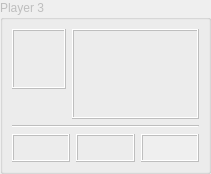
       <widget class="QGroupBox" name="groupBox3" >
        <property name="enabled" >
         <bool>false</bool>
        </property>
        <property name="minimumSize" >
         <size>
          <width>209</width>
          <height>0</height>
         </size>
        </property>
        <property name="autoFillBackground" >
         <bool>true</bool>
        </property>
        <property name="title" >
         <string>Player 3</string>
        </property>
        <layout class="QGridLayout" >
         <property name="margin" >
          <number>9</number>
         </property>
         <property name="spacing" >
          <number>6</number>
         </property>
         <item row="0" column="0" >
          <widget class="QFrame" name="frame_12" >
           <property name="minimumSize" >
            <size>
             <width>54</width>
             <height>60</height>
            </size>
           </property>
           <property name="maximumSize" >
            <size>
             <width>16777215</width>
             <height>60</height>
            </size>
           </property>
           <property name="frameShape" >
            <enum>QFrame::Box</enum>
           </property>
           <property name="frameShadow" >
            <enum>QFrame::Raised</enum>
           </property>
           <layout class="QGridLayout" >
            <property name="margin" >
             <number>3</number>
            </property>
            <property name="spacing" >
             <number>0</number>
            </property>
            <item row="0" column="0" >
             <widget class="QLabel" name="textLabel_TopCash3" >
              <property name="minimumSize" >
               <size>
                <width>35</width>
                <height>0</height>
               </size>
              </property>
             </widget>
            </item>
            <item row="1" column="0" >
             <widget class="QLabel" name="textLabel_Cash3" >
              <property name="minimumSize" >
               <size>
                <width>35</width>
                <height>0</height>
               </size>
              </property>
             </widget>
            </item>
           </layout>
          </widget>
         </item>
         <item row="1" column="0" >
          <spacer>
           <property name="orientation" >
            <enum>Qt::Vertical</enum>
           </property>
           <property name="sizeType" >
            <enum>QSizePolicy::Expanding</enum>
           </property>
           <property name="sizeHint" >
            <size>
             <width>46</width>
             <height>28</height>
            </size>
           </property>
          </spacer>
         </item>
         <item row="3" column="0" colspan="2" >
          <layout class="QHBoxLayout" >
           <property name="margin" >
            <number>0</number>
           </property>
           <property name="spacing" >
            <number>6</number>
           </property>
           <item>
            <widget class="QFrame" name="frame_13" >
             <property name="minimumSize" >
              <size>
               <width>16</width>
               <height>28</height>
              </size>
             </property>
             <property name="frameShape" >
              <enum>QFrame::Box</enum>
             </property>
             <property name="frameShadow" >
              <enum>QFrame::Raised</enum>
             </property>
             <layout class="QGridLayout" >
              <property name="margin" >
               <number>2</number>
              </property>
              <property name="spacing" >
               <number>0</number>
              </property>
              <item row="0" column="0" >
               <widget class="QLabel" name="textLabel_Button3" >
                <property name="minimumSize" >
                 <size>
                  <width>0</width>
                  <height>20</height>
                 </size>
                </property>
                <property name="text" >
                 <string/>
                </property>
               </widget>
              </item>
             </layout>
            </widget>
           </item>
           <item>
            <widget class="QFrame" name="frame_14" >
             <property name="minimumSize" >
              <size>
               <width>16</width>
               <height>28</height>
              </size>
             </property>
             <property name="frameShape" >
              <enum>QFrame::Box</enum>
             </property>
             <property name="frameShadow" >
              <enum>QFrame::Raised</enum>
             </property>
             <layout class="QGridLayout" >
              <property name="margin" >
               <number>2</number>
              </property>
              <property name="spacing" >
               <number>0</number>
              </property>
              <item row="0" column="0" >
               <widget class="QLabel" name="textLabel_Status3" >
                <property name="minimumSize" >
                 <size>
                  <width>0</width>
                  <height>20</height>
                 </size>
                </property>
                <property name="text" >
                 <string/>
                </property>
               </widget>
              </item>
             </layout>
            </widget>
           </item>
           <item>
            <widget class="QFrame" name="frame_Set3" >
             <property name="minimumSize" >
              <size>
               <width>16</width>
               <height>28</height>
              </size>
             </property>
             <property name="autoFillBackground" >
              <bool>true</bool>
             </property>
             <property name="frameShape" >
              <enum>QFrame::Box</enum>
             </property>
             <property name="frameShadow" >
              <enum>QFrame::Raised</enum>
             </property>
             <layout class="QGridLayout" >
              <property name="margin" >
               <number>2</number>
              </property>
              <property name="spacing" >
               <number>0</number>
              </property>
              <item row="0" column="0" >
               <widget class="QLabel" name="textLabel_Set3" >
                <property name="minimumSize" >
                 <size>
                  <width>0</width>
                  <height>20</height>
                 </size>
                </property>
                <property name="text" >
                 <string/>
                </property>
               </widget>
              </item>
             </layout>
            </widget>
           </item>
          </layout>
         </item>
         <item row="2" column="0" colspan="2" >
          <widget class="Line" name="line2_2_6" >
           <property name="frameShape" >
            <enum>QFrame::HLine</enum>
           </property>
           <property name="frameShadow" >
            <enum>QFrame::Sunken</enum>
           </property>
           <property name="orientation" >
            <enum>Qt::Horizontal</enum>
           </property>
          </widget>
         </item>
         <item rowspan="2" row="0" column="1" >
          <widget class="Q3Frame" name="frame8_2_2_2_6" >
           <property name="frameShape" >
            <enum>QFrame::Box</enum>
           </property>
           <property name="frameShadow" >
            <enum>QFrame::Raised</enum>
           </property>
           <layout class="QGridLayout" >
            <property name="margin" >
             <number>3</number>
            </property>
            <property name="spacing" >
             <number>3</number>
            </property>
            <item row="0" column="0" >
             <widget class="QLabel" name="pixmapLabel_card3a" >
              <property name="sizePolicy" >
               <sizepolicy>
                <hsizetype>4</hsizetype>
                <vsizetype>4</vsizetype>
                <horstretch>0</horstretch>
                <verstretch>0</verstretch>
               </sizepolicy>
              </property>
              <property name="minimumSize" >
               <size>
                <width>57</width>
                <height>80</height>
               </size>
              </property>
              <property name="scaledContents" >
               <bool>true</bool>
              </property>
             </widget>
            </item>
            <item row="0" column="1" >
             <widget class="QLabel" name="pixmapLabel_card3b" >
              <property name="sizePolicy" >
               <sizepolicy>
                <hsizetype>4</hsizetype>
                <vsizetype>4</vsizetype>
                <horstretch>0</horstretch>
                <verstretch>0</verstretch>
               </sizepolicy>
              </property>
              <property name="minimumSize" >
               <size>
                <width>57</width>
                <height>80</height>
               </size>
              </property>
              <property name="scaledContents" >
               <bool>true</bool>
              </property>
             </widget>
            </item>
           </layout>
          </widget>
         </item>
        </layout>
       </widget>
